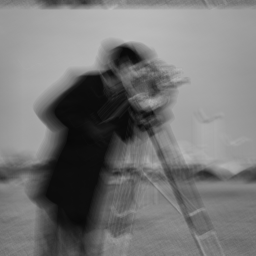
#> input picture Digital Image Processing/HW4/cam_1.bmp, 256 x 256 px; the run also reads 1 picture not shown here
$ jupyter execute --allow-errors HW4.ipynb   (shell and % lines are left out)
#> lines starting #> are read from the running program, lines starting #| are printed output that depends on the picture
# Mohammad-reza Einollahi
# 98722522

[cell 1]
import numpy as np
import cv2
from matplotlib import pyplot as plt
import seaborn as sns
from scipy.fftpack import dctn, idctn, fft2, ifft2, fftshift, ifftshift

#  Question 1

[cell 2]
question_1_matrix = a =list([[2, 1, 254, 2, 254, 255],
                             [2, 2, 255, 2, 252, 253],
                             [3, 0, 253, 3, 255, 251],
                             [2, 1, 255, 1, 254, 253]])

q1_array = np.array(question_1_matrix)
plt.imshow(q1_array, 'gray')
plt.show()
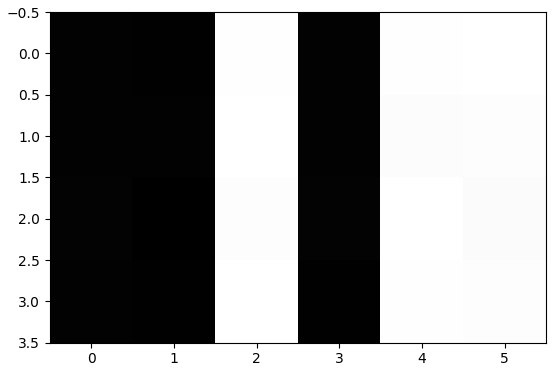
#> figure drawn by matplotlib, 1 panel

## Entropy Function

[cell 3]
def img_entropy(img):

    hist = np.histogram(img.flatten(), bins=256, range=(0,255))[0]
    prob = hist/hist.sum()

    entropy = -1 * (prob[prob > 0] * np.log(prob[prob > 0])).sum()
    return entropy

[cell 4]
img_entropy(q1_array)

# Question 2

### Q2_template.py

[cell 5]
quantize_matrix = np.array([[16,11,10,16,24,40,51,61],
                            [12,12,14,19,26,58,60,55],
                            [14,13,16,24,40,57,69,56],
                            [14,17,22,29,51,87,80,62],
                            [18,22,37,56,68,109,103,77],
                            [24,35,55,64,81,104,113,92],
                            [49,64,78,87,103,121,120,101],
                            [72,92,95,98,112,100,130,99]])

sequence = [-40.0, 8.0, 7.0, 1.0, 5.0, 1.0, -1.0, 1.0, 1.0, -1.0, 0.0, -0.0, 1.0, 'EOB']

# x = 0, 0, 1, 2, 1, 0, ...
# y = 0, 1, 0, 0, 1, 2, ...


def sequence_to_block(sequence):
    img = np.zeros((8,8)).astype('float32')

    # x = 0, 0, 1, 2, 1, 0, ...
    # y = 0, 1, 0, 0, 1, 2, ...
    x = list()
    y = list()

    flag = -1

    for i in range(8):
        x = x + ([item for item in list(range(i+1))[::flag]])
        flag = flag * -1
        y = y + ([item for item in list(range(i+1))[::flag]])

    for i, value in enumerate(sequence):
        if value == 'EOB':
            return img

        img[x[i], y[i]] = value

    return img


def inverse_transform(block):


    img = sequence_to_block(block)
    decoding = img * quantize_matrix
    transformed_img = np.uint8((idctn(decoding, norm='ortho')) + 128)

    return transformed_img

[cell 6]
sequence_to_block(sequence)

[cell 7]
transformed_img = inverse_transform(sequence)
print(transformed_img[:2, :2])

[cell 8]
plt.imshow(transformed_img, 'gray')
plt.show()
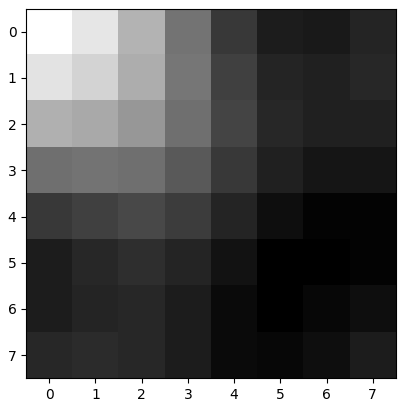
#> figure drawn by matplotlib, 1 panel

# Question 4

[cell 9]
### Load input image and sensor image
cam1 = cv2.imread('cam_1.bmp', 0)
#> cam1 is the input picture: shape (256, 256); min 8, max 189, mean 118.2
cam2 = cv2.imread('cam_2.bmp', 0)
sensor = cv2.imread('sensor.bmp', 0)

## cam1

[cell 10]
# Image Normalization
cam_1_normal = np.float32(cam1) / 255

cam_1_fft = fft2(cam_1_normal) #G(u, v)

#> (the rest of this cell did not finish here and is left out)

#> (a cell that did not finish here is left out)

## Cam2

[cell 12]
cam_2_normal = np.float32(cam2) / 255
cam_2_fft = fft2(cam_2_normal) #G(u, v)

#> (the rest of this cell did not finish here and is left out)

#> (a cell that did not finish here is left out)

## Type of the noises

[cell 14]
noise = cam2 - cam1
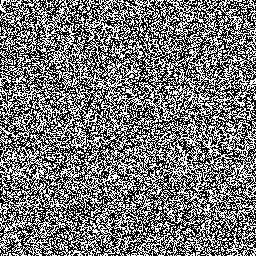
#> noise: shape (256, 256); min 0, max 255, mean 118

plt.hist(noise.flatten(), bins=256)
plt.show()
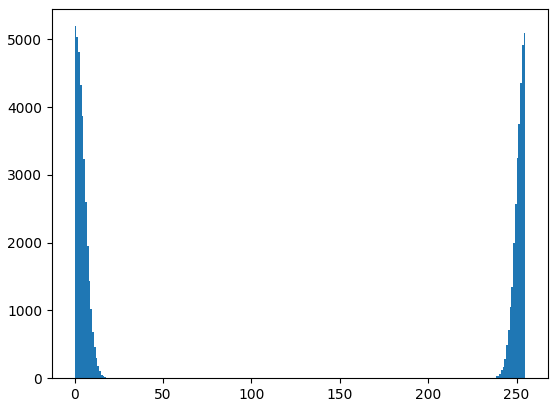
#> figure drawn by matplotlib, 1 panel; tallest bar 5195 high, from x = 0 to 0.996

[cell 15]
sigma = len(np.unique(noise)) / 6
#> sigma = 7
print("sigma is approximately about " + str(sigma))
#| sigma is approximately about 7.0
